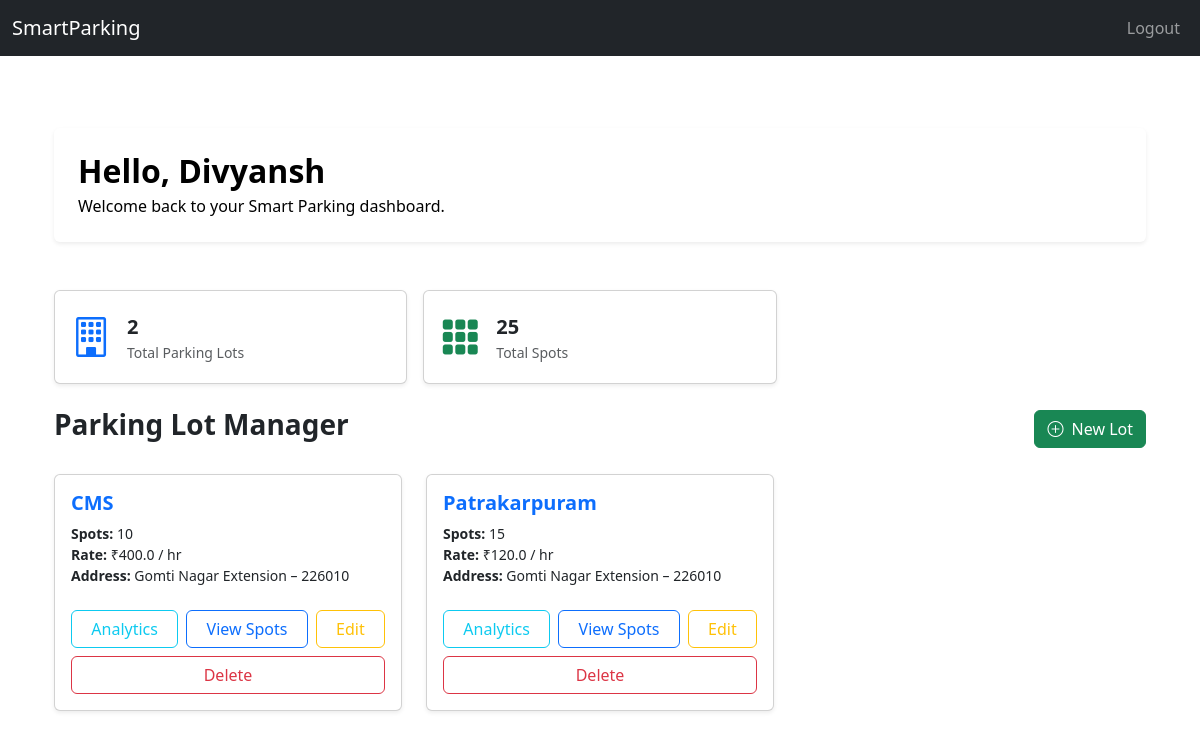
The page /admin/dashboard (signed in) on the database its author committed.
### app/models/user.py (models this page shows, shortened)
class User(db.Model, UserMixin):
    __tablename__ = 'users'
    id = db.Column(db.Integer, primary_key = True)
    username = db.Column(db.String, nullable = False)
    email = db.Column(db.String, nullable = False, unique = True)
    password = db.Column(db.String, nullable = False)
    is_admin = db.Column(db.Boolean, nullable = False, default = False)
    created_at = db.Column(db.DateTime, nullable=False, default=lambda: datetime.now(timezone.utc))
    reservations = db.relationship("Reservation", back_populates="user", cascade="all, delete-orphan")

### app/models/lot.py (models this page shows, shortened)
class ParkingLot(db.Model):
    __tablename__ = 'parking_lots'
    id = db.Column(db.Integer, primary_key = True)
    prime_location_name = db.Column(db.String, nullable = False)
    price_per_hour = db.Column(db.Float, nullable = False)
    num_spots = db.Column(db.Integer, nullable = False)
    address = db.Column(db.String, nullable = False)
    pincode = db.Column(db.String(6), nullable=False)
    created_at = db.Column(db.DateTime, nullable=False, default=lambda: datetime.now(timezone.utc))
    spots = db.relationship("ParkingSpot", back_populates="lot", cascade="all, delete-orphan", lazy = 'dynamic') # This ensures that if any Parking Lot is deleted all the related spots are deleted too and is One to Many relationship with Parking Spot.

### app/routes/admin.py (the view)
@admin_bp.route('/admin/dashboard')
@login_required
def dashboard():
    if not current_user.is_admin:
        flash("Unauthorized Entry", 'danger')
        return redirect(url_for('auth.login'))
    lots = ParkingLot.query.all()
    total_spots = sum(lot.num_spots for lot in lots)
    total_revenue = (
        db.session.query(func.sum(Reservation.parking_cost))
        .scalar() or 0
    )
    occupied_spots = (
        ParkingSpot.query
        .filter_by(status='O')
        .count()
    )
    return render_template(
        'admin/dashboard.html',
        lots=lots,
        total_spots=total_spots,
        total_revenue=total_revenue,
        occupied_spots=occupied_spots
    )

### app/templates/admin/dashboard.html (shortened to what this page needs)
{% extends "base.html" %}
{% block content %}
<div class="container py-5">
  <div class="bg-gradient p-4 rounded shadow-sm mb-5 text-black" style="background: linear-gradient(135deg, #0d6efd, #6610f2);">
    <h2 class="fw-bold mb-1">Hello, {{ current_user.username.capitalize() }}</h2>
    <p class="mb-0">Welcome back to your Smart Parking dashboard.</p>
  </div>
  <div class="row g-3 mb-4">
    <div class="col-md-4">
      <div class="card border-10 shadow-sm h-100">
        <div class="card-body d-flex align-items-center">
          <i class="bi bi-building fs-1 text-primary me-3"></i>
          <div>
            <div class="fw-bold fs-5">{{ lots|length }}</div>
            <div class="text-muted small">Total Parking Lots</div>
          </div>
        </div>
      </div>
    </div>
    <div class="col-md-4">
      <div class="card border-10 shadow-sm h-100">
        <div class="card-body d-flex align-items-center">
          <i class="bi bi-grid-3x3-gap-fill fs-1 text-success me-3"></i>
          <div>
            <div class="fw-bold fs-5">
              {{ lots | map(attribute='num_spots') | sum }}
            </div>
            <div class="text-muted small">Total Spots</div>
          </div>
        </div>
      </div>
    </div>
  </div>
  <div class="d-flex justify-content-between align-items-center mb-4">
    <h3 class="fw-semibold">Parking Lot Manager</h3>
    <a href="{{ url_for('admin.create_lot') }}" class="btn btn-success">
      <i class="bi bi-plus-circle me-1"></i> New Lot
    </a>
  </div>
  {% if lots %}
    <div class="row g-4">
      {% for lot in lots %}
        <div class="col-md-6 col-lg-4">
          <div class="card shadow-sm border-10 h-100 hover-card">
            <div class="card-body d-flex flex-column">
              <h5 class="card-title fw-semibold text-primary">{{ lot.prime_location_name }}</h5>
              <ul class="list-unstyled small mb-4">
                <li><strong>Spots:</strong> {{ lot.num_spots }}</li>
                <li><strong>Rate:</strong> ₹{{ lot.price_per_hour }} / hr</li>
                <li><strong>Address:</strong> {{ lot.address }} – {{ lot.pincode }}</li>
              </ul>
              <div class="mt-auto d-flex flex-wrap gap-2">
                <a href="{{ url_for('admin.lot_analytics', lot_id=lot.id) }}" class="btn btn-outline-info flex-fill">Analytics</a>
                <button class="btn btn-outline-primary flex-fill" data-bs-toggle="modal" data-bs-target="#spotsModal-{{ lot.id }}">View Spots</button>
                <a href="{{ url_for('admin.edit_lot', lot_id=lot.id) }}" class="btn btn-outline-warning flex-fill">Edit</a>
                <button class="btn btn-outline-danger flex-fill" data-bs-toggle="modal" data-bs-target="#deleteModal-{{ lot.id }}">Delete</button>
              </div>
            </div>
          </div>
        </div>
      {% endfor %}
    </div>
  {% endif %}
</div>
{% endblock %}

### rows shown on the page
User: username "Divyansh"
ParkingLot: prime_location_name "CMS", num_spots "10", price_per_hour "400.0", address "Gomti Nagar Extension", pincode "226010"
ParkingLot: prime_location_name "Patrakarpuram", num_spots "15", price_per_hour "120.0", address "Gomti Nagar Extension", pincode "226010"

### other values the page prints
{{ lots|length }} "2"
{{ lots | map(attribute='num_spots') | sum }} "25"
